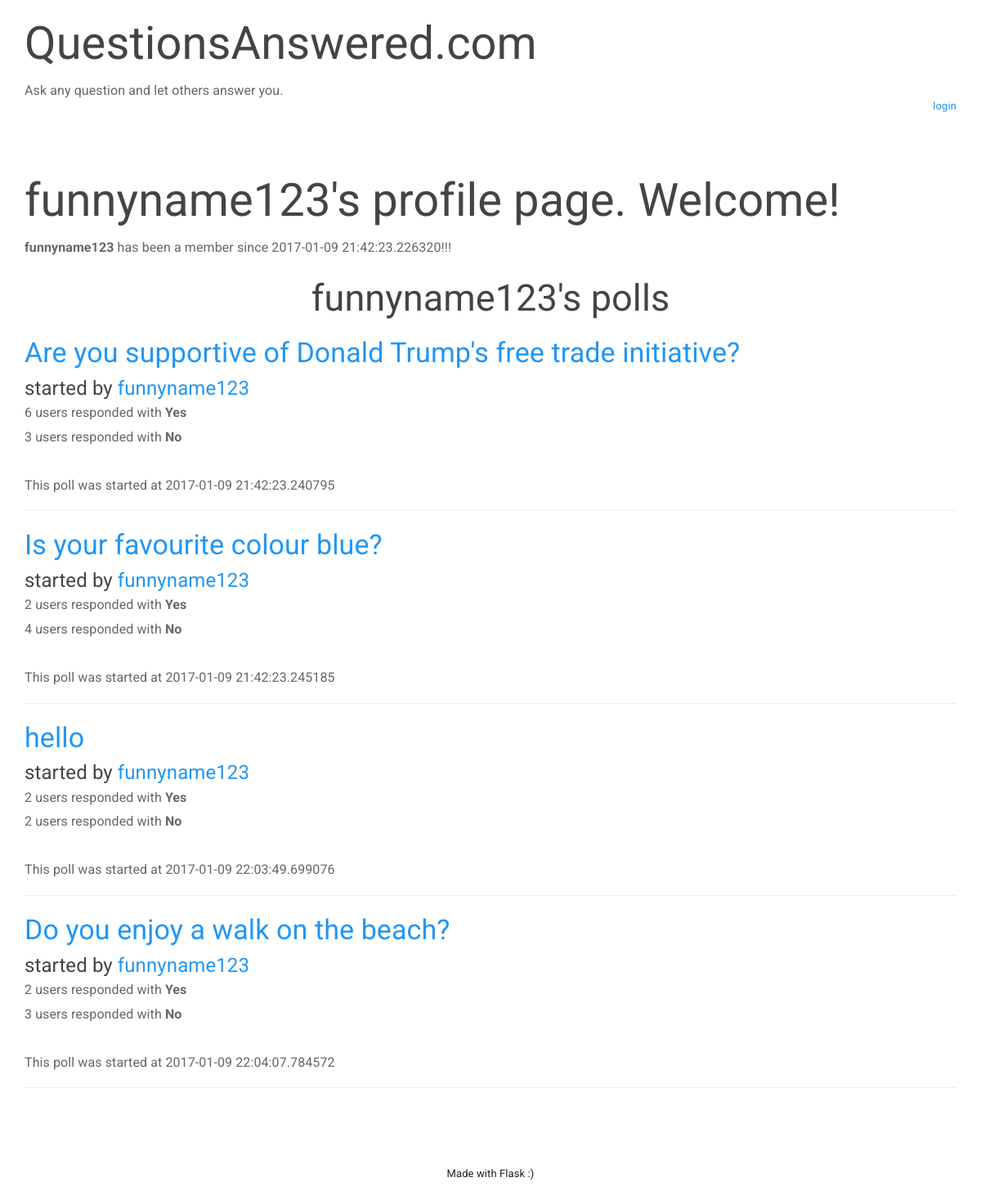
Before: /profile/funnyname123 with the older database file.
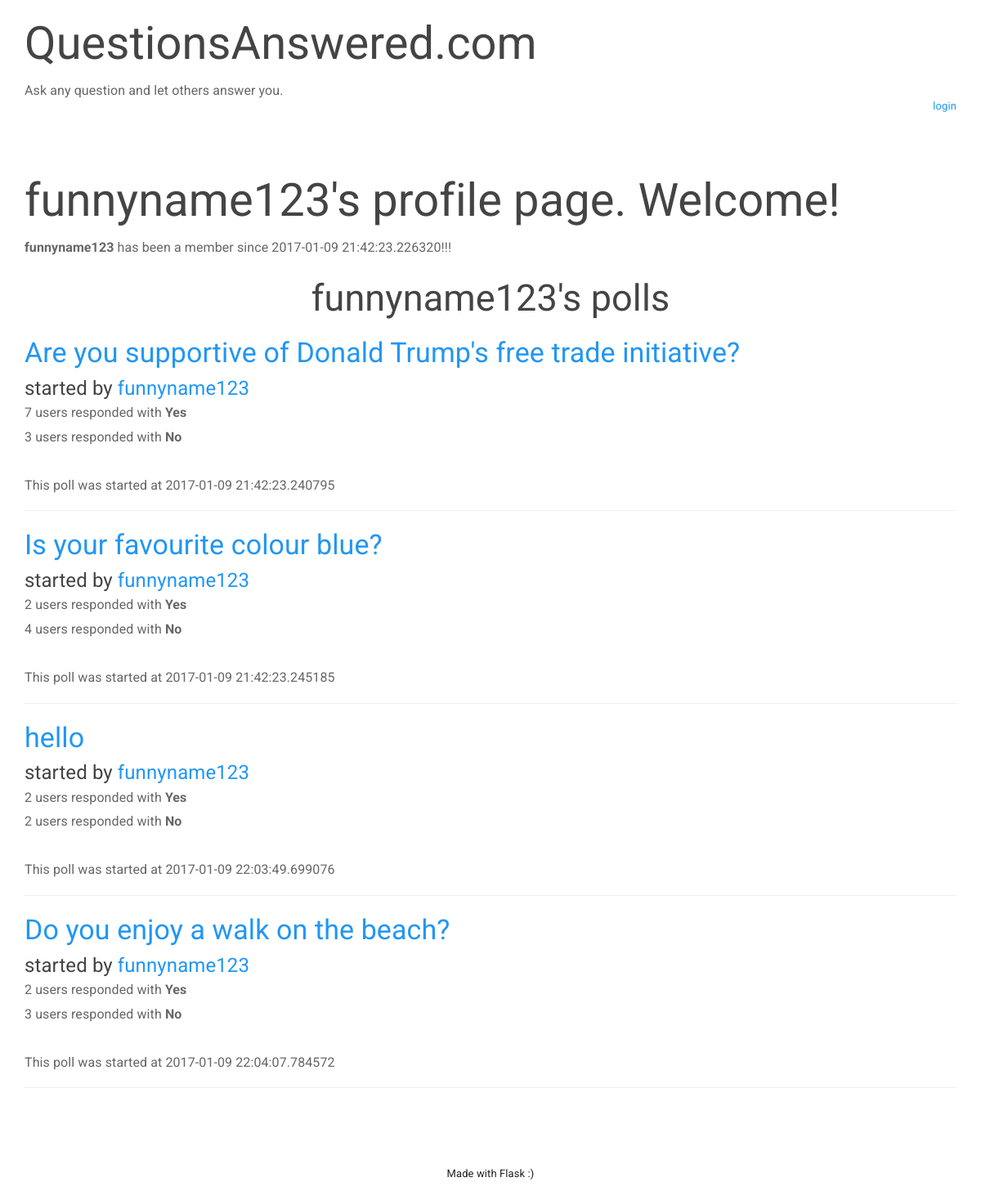
After: the same page with the newer database file.
### models.py (models this page shows, shortened)
class Poll(db.Model):
    id = db.Column(db.Integer, primary_key=True)
    user_id = db.Column(db.Integer, db.ForeignKey('user.id'))
    user = db.relationship('User',
        backref=db.backref('users', lazy='dynamic'))
    question = db.Column(db.Text)
    response_yes = db.Column(db.Integer)
    response_no = db.Column(db.Integer)
    date_created = db.Column(db.DateTime)

class User(db.Model):
    __tablename__ = 'user'
    id = db.Column(db.Integer, primary_key=True)
    username = db.Column(db.String(80), unique=True)
    password = db.Column(db.String(120))
    date_created = db.Column(db.DateTime)
    authenticated = db.Column(db.Boolean, default=False)

### app.py (the view)
@app.route("/profile/<username>")
def profile(username):
    fetched_user = User.query.filter_by(username=username).first()
    if (fetched_user):
        polls = Poll.query.filter_by(user=fetched_user)
        return render_template("profile.html", user=fetched_user, polls=polls)
    else:
        return render_template("profile.html", user=None)
    return render_template("profile.html", user=user)

### templates/profile.html
{% extends "base.html" %}
{% block head %}
    {{ super() }}
{% endblock %}
{% block content %}
    {% if user %}
    <h1>{{ user.username }}'s profile page. Welcome!</h1>
    <p>
        <b>{{ user.username }}</b> has been a member since {{ user.date_created }}!!!
    </p>
    <center><h2>{{ user.username }}'s polls</h2></center>
    {% for poll in polls %}
    <h3><a href="/poll/{{ poll.id }}">{{ poll.question }}</a></h3>
    <h4>started by <a href="/profile/{{ poll.user.username }}">{{ poll.user.username }}</a></h4>
    <p>
        {{ poll.response_yes }} users responded with <b>Yes</b>
        <br>
        {{ poll.response_no }} users responded with <b>No</b>
        <br>
        <br>
        This poll was started at {{ poll.date_created }}
    </p>
    <hr>
    {% endfor %}
    {% else %}
    <h2>That user does not exist.</h2>
    {% endif %}
{% endblock %}

Changed rows visible on the page:
changed Poll "Are you supportive of Donald Trump's free trade initiative?": response_yes "6" → "7"
